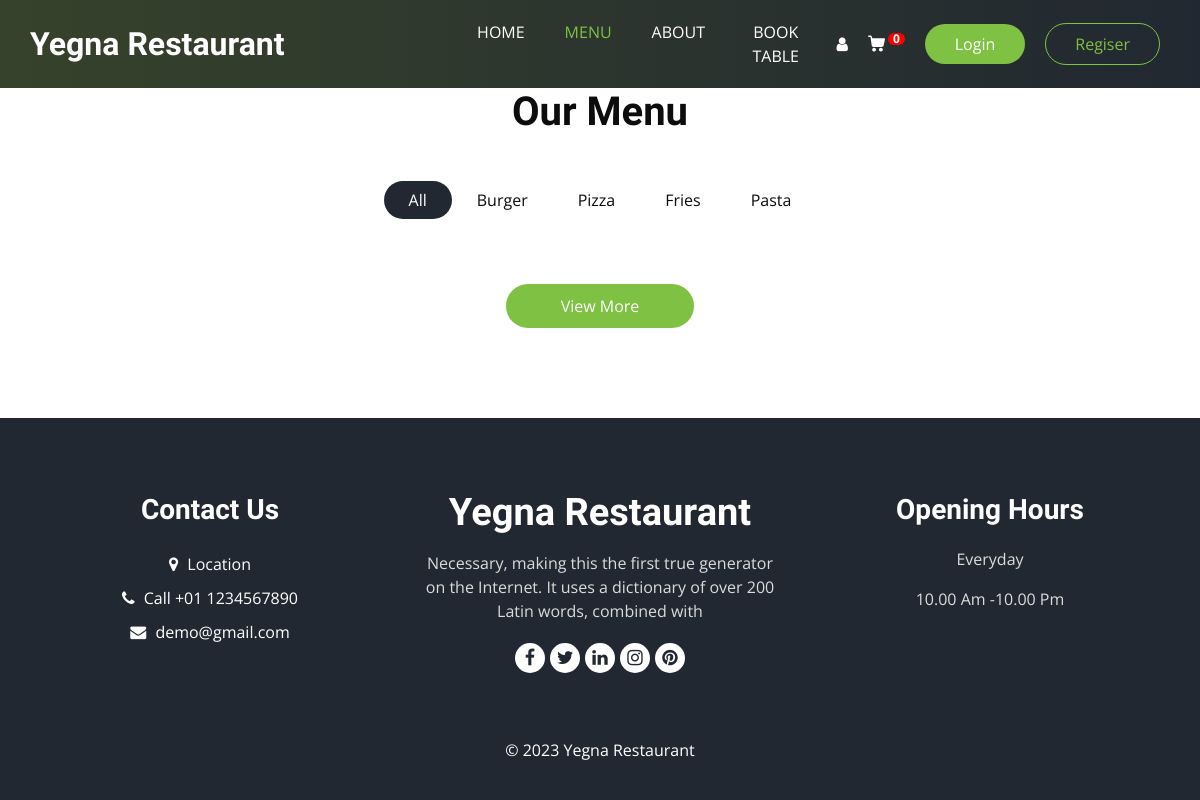
/menu/, run on an earlier commit of the app's database.
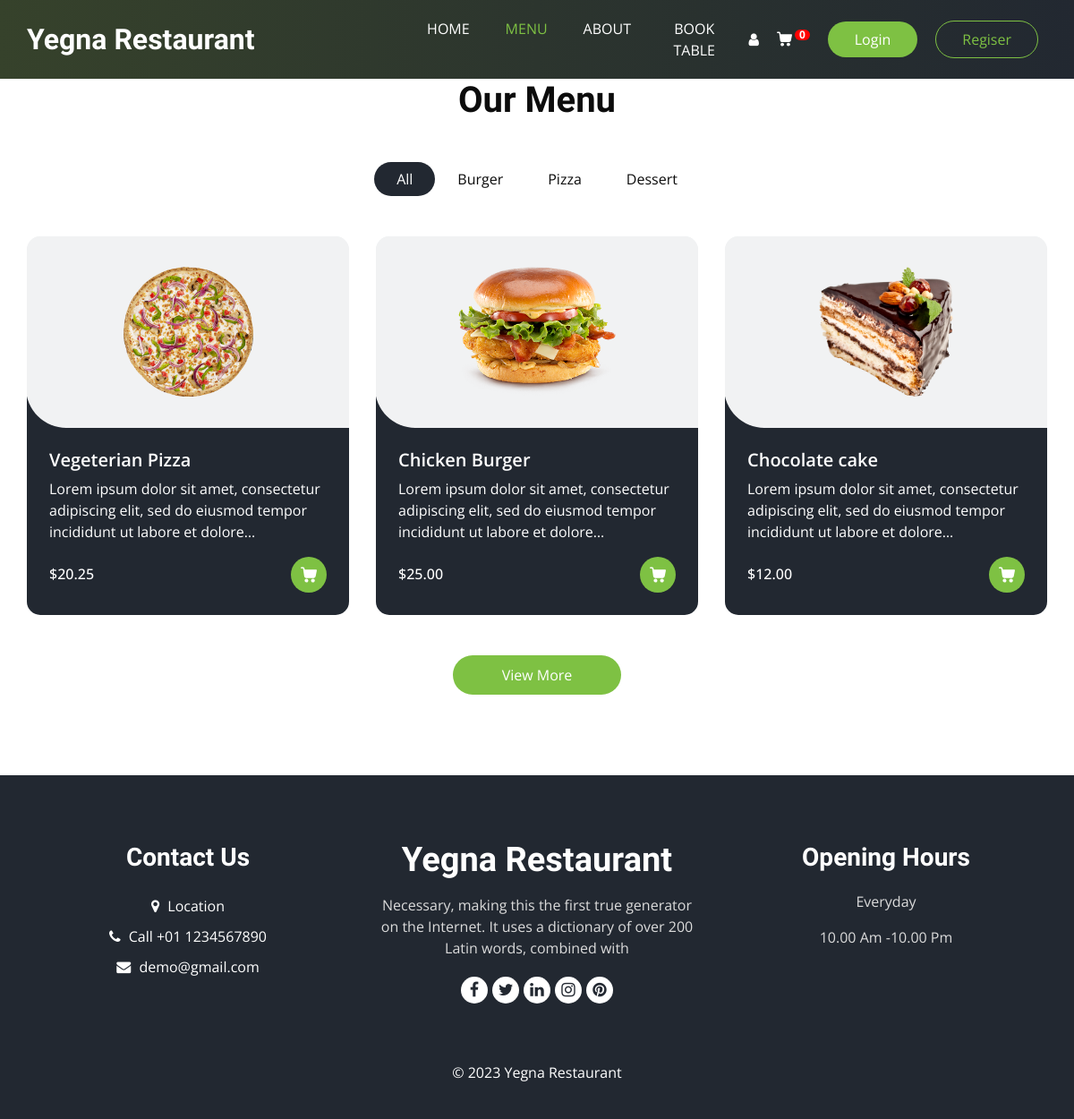
And on a later commit of the database.
### cafe/models.py (models this page shows, shortened)
class FoodCategory(models.Model):
    name = models.CharField(max_length=100)
    class Meta:
        verbose_name = "Food Category"
        verbose_name_plural = "Food Categories"
    def __str__(self):
        return self.name

class MenuItem(models.Model):
    name = models.CharField(max_length=100)
    description = models.TextField(blank=True, null = True)
    price = models.DecimalField(max_digits=5, decimal_places=2)
    image = models.ImageField(upload_to="menu_images")
    category = models.ForeignKey(FoodCategory, on_delete= models.CASCADE, null = True)
    slug = models.SlugField(max_length=100, unique=True, serialize=True, null = True)
    created_at = models.DateTimeField(auto_now_add=True)

### cafe/views.py (the view)
# urls.py: path("menu/", views.menu, name="menu"),
def menu(request):
    context = {"categories": FoodCategory.objects.all(),
               'menu_items': MenuItem.objects.all()}
    return render(request, "menu.html", context)

### templates/menu.html (shortened to what this page needs)
<!DOCTYPE html>
{% extends 'base.html' %} {% load static %} {% block nav_item %}
<li class="nav-item">
  <a class="nav-link" href="{% url 'home' %}">Home</a>
</li>
<li class="nav-item active">
  <a class="nav-link" href="{% url 'menu' %}"
    >Menu<span class="sr-only">(current)</span></a
  >
</li>
<li class="nav-item">
  <a class="nav-link" href="{% url 'about' %}">About</a>
</li>
<li class="nav-item">
  <a class="nav-link" href="{% url 'book' %}">Book Table</a>
</li>
{% endblock %} {% block content %}
<body class="sub_page">
  <section class="food_section layout_padding-bottom">
    <div class="container">
      <div class="heading_container heading_center">
        <h2>Our Menu</h2>
      </div>
      <ul class="filters_menu">
        <li class="active" data-filter="*">All</li>
        {% for category in categories %}
        <li data-filter=".{{category|lower}}">{{category}}</li>
        {% endfor %}
      </ul>
      <div class="filters-content">
        <div class="row grid">
          {% for food in menu_items %}
          <div class="col-sm-6 col-lg-4 all {{food.category | lower}}">
            <div class="box">
              <div>
                <div class="img-box">
                  <img src="{{food.image.url}} " alt="" />
                </div>
                <div class="detail-box">
                  <h5>{{ food.name }}</h5>
                      {{ food.description|truncatechars:110 }}
                  <div class="options">
                    <h6>${{food.price}}</h6>
                    <a href="{% url 'add_to_cart' food.id %}">
                    </a>
                  </div>
                </div>
              </div>
            </div>
          </div>
          {% endfor %}
        </div>
      </div>
      <div class="btn-box">
        <a href=""> View More </a>
      </div>
    </div>
  </section>
</body>
{% endblock %}

### templates/base.html (shortened to what this page needs)
<!DOCTYPE html>
{% load static %}
<html>
  <head>
    <link
      rel="stylesheet"
      type="text/css"
      href="{% static 'css/bootstrap.css' %}"
    />
    <link
      rel="stylesheet"
      type="text/css"
      href="https://cdnjs.cloudflare.com/ajax/libs/OwlCarousel2/2.3.4/assets/owl.carousel.min.css"
    />
    <link
      rel="stylesheet"
      href="https://cdnjs.cloudflare.com/ajax/libs/jquery-nice-select/1.1.0/css/nice-select.min.css"
    />
    <link href="{% static 'css/font-awesome.min.css' %}" rel="stylesheet" />
    <link href="{% static 'css/style.css' %}" rel="stylesheet" />
    <link href="{% static 'css/responsive.css' %}" rel="stylesheet" />
  </head>
  <body>
    <div class="hero_area">
      <div class="bg-box">
      </div>
      <header class="header_section">
        <div class="container">
          <nav class="navbar navbar-expand-lg custom_nav-container">
            <a class="navbar-brand" href="{% url 'home' %}">
              <span> Yegna Restaurant </span>
            </a>
            <div class="collapse navbar-collapse" id="navbarSupportedContent">
              <ul class="navbar-nav mx-auto">
                {% block nav_item %} {% endblock %}
              </ul>
              <div class="user_option">
                <a href="{% url 'profile' %}" class="user_link">
                  <i class="fa fa-user" aria-hidden="true"></i>
                </a>
                <a class="cart_link" href="{% url 'cart' %}">
                  <span class="badge badge-warning" id="CartCount">{{total_items | default:0}}</span>
                </a>
                {% if user.is_authenticated %}
                <a href="{% url 'profile' %}" class="user-profile">
                  Hi, {{user.first_name}}
                </a>
                <a href="{% url 'logout' %}" class="login-btn"> Logout </a>
                {% else %}
                <a href="{% url 'login' %}" class="login-btn"> Login </a>
                <a href="{% url 'register' %}" class="reg-btn"> Regiser </a>
                {% endif %}
              </div>
            </div>
          </nav>
        </div>
      </header>
    </div>
    {% block content %} {% endblock %}
    <footer class="footer_section">
      <div class="container">
        <div class="row">
          <div class="col-md-4 footer-col">
            <div class="footer_contact">
              <h4>Contact Us</h4>
              <div class="contact_link_box">
                <a href="">
                  <i class="fa fa-map-marker" aria-hidden="true"></i>
                  <span> Location </span>
                </a>
                <a href="">
                  <i class="fa fa-phone" aria-hidden="true"></i>
                  <span> Call +01 1234567890 </span>
                </a>
                <a href="">
                  <i class="fa fa-envelope" aria-hidden="true"></i>
                  <span> demo@gmail.com </span>
                </a>
              </div>
            </div>
          </div>
          <div class="col-md-4 footer-col">
            <div class="footer_detail">
              <a href="" class="footer-logo"> Yegna Restaurant </a>
              <p>
                Necessary, making this the first true generator on the Internet.
                It uses a dictionary of over 200 Latin words, combined with
              </p>
              <div class="footer_social">
                <a href="">
                  <i class="fa fa-facebook" aria-hidden="true"></i>
                </a>
                <a href="">
                  <i class="fa fa-twitter" aria-hidden="true"></i>
                </a>
                <a href="">
                  <i class="fa fa-linkedin" aria-hidden="true"></i>
                </a>
                <a href="">
                  <i class="fa fa-instagram" aria-hidden="true"></i>
                </a>
                <a href="">
                  <i class="fa fa-pinterest" aria-hidden="true"></i>
                </a>
              </div>
            </div>
          </div>
          <div class="col-md-4 footer-col">
            <h4>Opening Hours</h4>
            <p>Everyday</p>
            <p>10.00 Am -10.00 Pm</p>
          </div>
        </div>
        <div class="footer-info">
          <p>&copy; <span id="displayYear"></span> Yegna Restaurant</p>
        </div>
      </div>
    </footer>
  </body>
</html>

### static/css/responsive.css (style rules this page uses)
@media (min-width: 1200px) { .container { max-width: 1170px; } }

What changed in the data, as far as the page shows it:
removed FoodCategory: name "Pasta"
changed FoodCategory: name "Fries" → "Dessert"
added MenuItem: image (picture), name "Vegeterian Pizza", description "Lorem ipsum dolor sit amet, consectetur adipiscing elit, sed do eiusmod tempor incididunt ut labore et dolore…", price "20.25"
added MenuItem: image (picture), name "Chicken Burger", description "Lorem ipsum dolor sit amet, consectetur adipiscing elit, sed do eiusmod tempor incididunt ut labore et dolore…", price "25.00"
added MenuItem: image (picture), name "Chocolate cake", description "Lorem ipsum dolor sit amet, consectetur adipiscing elit, sed do eiusmod tempor incididunt ut labore et dolore…", price "12.00"
